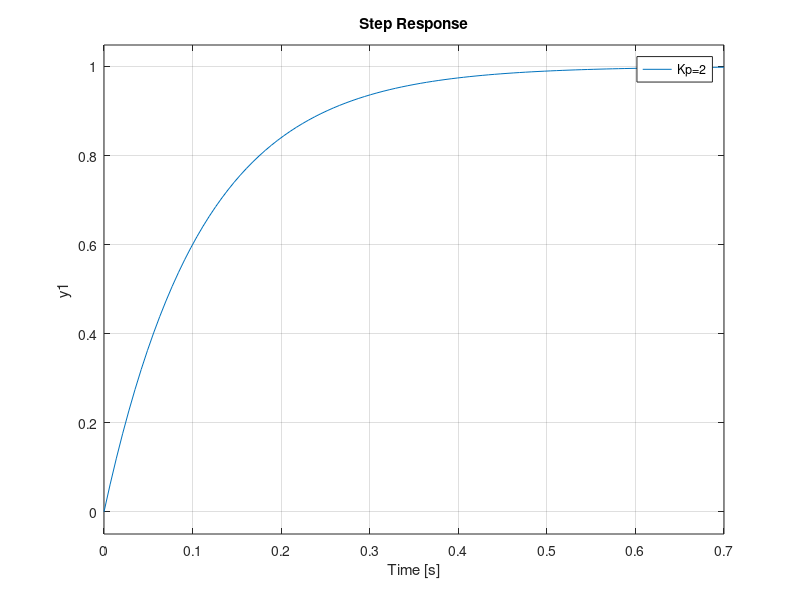
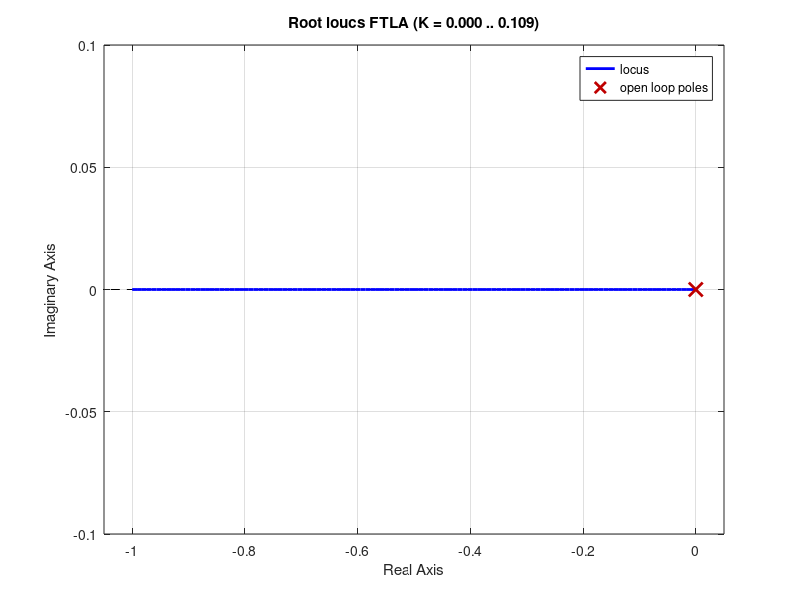
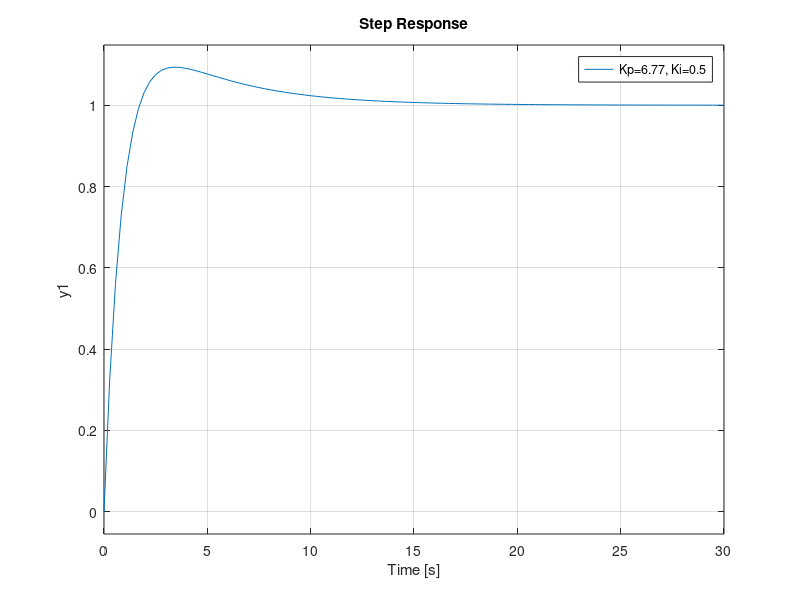
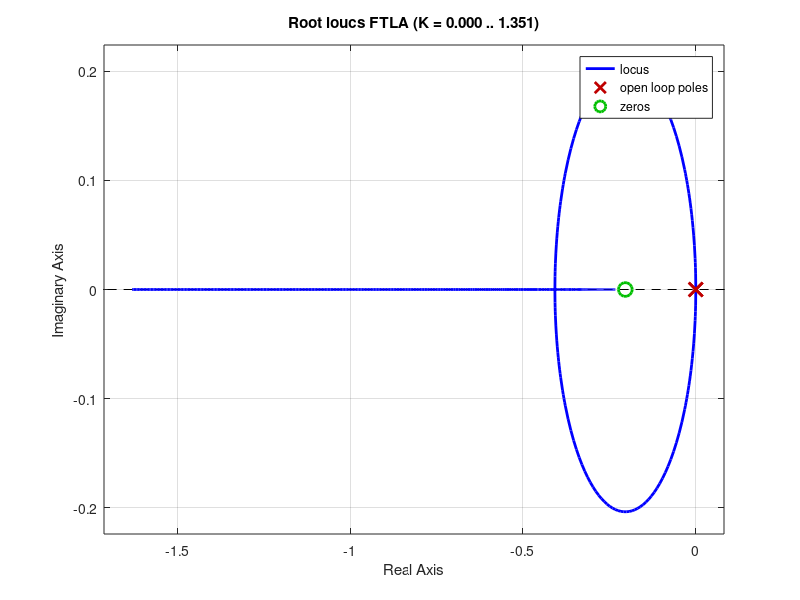

MATLAB code to generate these figures, in order:
%Seccion: analisis de estabilidad

num=[2580];
den=[12664 1];
Gp = tf(num,den)

%% Proporcional
kp = [2,10,45];
figure(1)
hold on;
for i = 1:length(kp)
    Gc = kp(i);
    FTLA = Gp*Gc;
    FTLC = feedback(FTLA,1);
    step(FTLC);
end
legend('Kp=2', 'Kp=10', 'Kp=45');

figure(2);
rlocus(FTLA)


%% PI
kp = 6.77;
ki = [.5,10,1.38];

figure(3); 
hold on;
for i = 1:length(ki)
    Gc = kp + tf([ki(i)],[1 0]);  % =(Kp*s + Ki)/s, es decir se introduce un polo en s=0 y un cero en s=Ki/Kp
    
    FTLA = Gp*Gc
    FTLC = feedback(FTLA,1);
    step(FTLC);
end
legend('Kp=6.77, Ki=0.5', 'Kp=6.77, Ki=10', 'Kp=6.77, Ki=1.38');

figure(4);
rlocus(FTLA);

% se anadio un polo en 0, aumentando el tipo de sistema en 1

%% PD

kp=6.847;
kd= [0,1,5]; %Error en respuesta?

figure(5); 
hold on;
for i = 1:length(kd)
    Gc = kp + tf([kd(i) 0],[1]);
    FTLA = Gp*Gc;
    
    FTLC = feedback(FTLA,1);
    step(FTLC);
end
legend('Kp=6.847, Kd=0', 'Kp=6.847, Kd=1', 'Kp=6.847, Kd=5');

figure(6);
rlocus(FTLA);

%% PID
Kp = 6.178;
Ki = 1.38;
Kd = 5;

Gc = Kp + tf([Ki],[1 0]) + tf([Kd 0],[1])
FTLA = Gp*Gc;
figure(7);
rlocus(FTLA);
